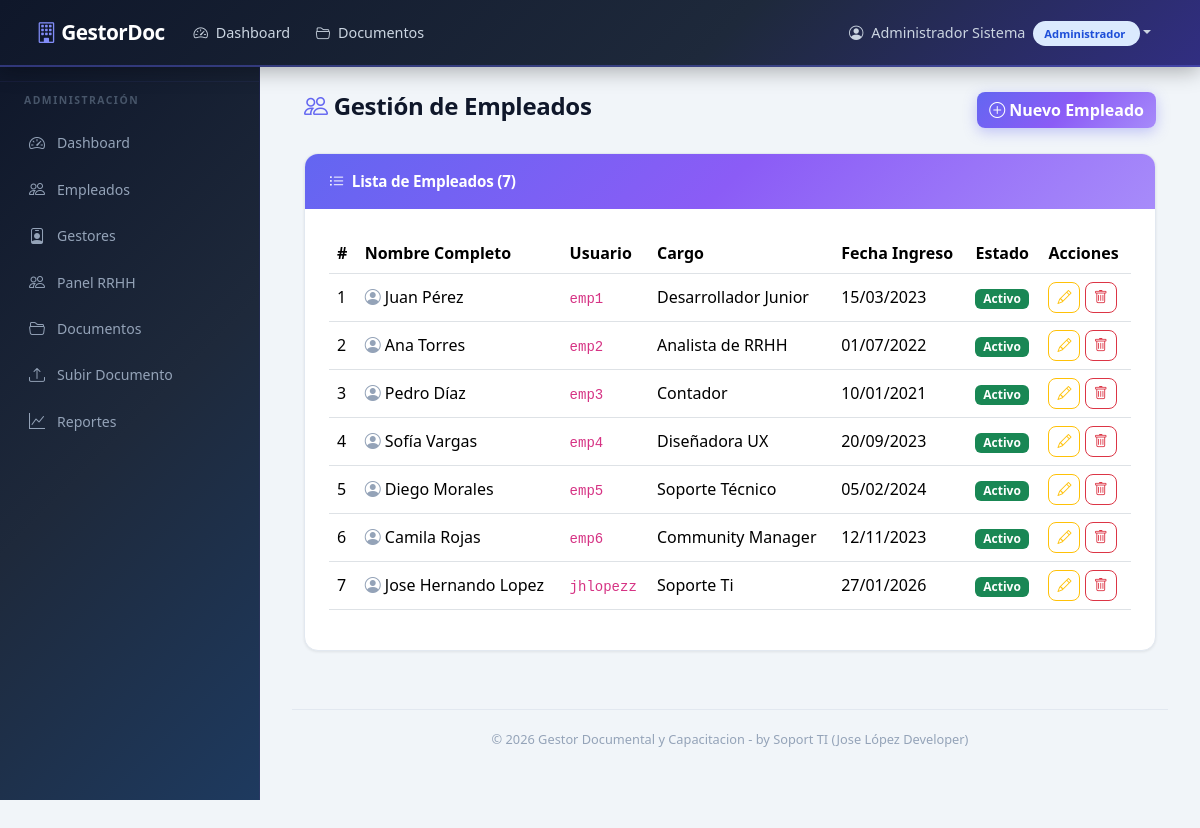
The page /admin/empleados (signed in) on the database its author committed.
### models.py (models this page shows, shortened)
class User(UserMixin, db.Model):
    __tablename__ = 'user'
    id = db.Column(db.Integer, primary_key=True)
    username = db.Column(db.String(80), unique=True, nullable=False)
    password_hash = db.Column(db.String(256), nullable=False)
    nombres = db.Column(db.String(120), nullable=False, default='')
    apellidos = db.Column(db.String(120), nullable=False, default='')
    role = db.Column(db.String(20), nullable=False, default='Empleado')
    activo = db.Column(db.Boolean, default=True)
    fecha_creacion = db.Column(db.DateTime, default=datetime.utcnow)
    gestor = db.relationship('Gestor', backref='user', uselist=False, lazy=True)
    empleado = db.relationship('Empleado', backref='user', uselist=False, lazy=True)
    @property
    def nombre_completo(self):
        return f'{self.nombres} {self.apellidos}'.strip()

class Empleado(db.Model):
    __tablename__ = 'empleado'
    id = db.Column(db.Integer, primary_key=True)
    user_id = db.Column(db.Integer, db.ForeignKey('user.id'), nullable=False)
    cargo = db.Column(db.String(100), nullable=False, default='Empleado')
    fecha_ingreso = db.Column(db.Date, nullable=False, default=datetime.utcnow)
    progreso_capacitaciones = db.relationship(
        'ProgresoCapacitacion', backref='empleado', lazy=True
    )

### routes/admin.py (the view)
@admin_bp.route('/admin/empleados')
@login_required
@admin_required
def listar_empleados():
    empleados = Empleado.query.all()
    return render_template('admin/empleados/listar.html', empleados=empleados)

### routes/admin.py (called while the page is built)
def admin_required(f):
    from functools import wraps
    @wraps(f)
    def decorated_function(*args, **kwargs):
        if current_user.role != 'Admin':
            flash('Acceso no autorizado. Solo administradores.', 'danger')
            return redirect(url_for('main.dashboard'))
        return f(*args, **kwargs)
    return decorated_function

### templates/admin/empleados/listar.html (shortened to what this page needs)
{% extends "base.html" %}
{% block content %}
<div class="container-fluid">
    <div class="d-flex justify-content-between align-items-center mb-4">
        <h4><i class="bi bi-people"></i> Gestión de Empleados</h4>
        <a href="{{ url_for('admin.crear_empleado') }}" class="btn btn-primary">
            <i class="bi bi-plus-circle"></i> Nuevo Empleado
        </a>
    </div>
    <div class="card-custom">
        <div class="card-header">
            <i class="bi bi-list-ul"></i> Lista de Empleados ({{ empleados|length }})
        </div>
        <div class="card-body">
            {% if empleados %}
            <div class="table-responsive">
                <table class="table table-hover align-middle">
                    <thead>
                        <tr>
                            <th>#</th>
                            <th>Nombre Completo</th>
                            <th>Usuario</th>
                            <th>Cargo</th>
                            <th>Fecha Ingreso</th>
                            <th>Estado</th>
                            <th>Acciones</th>
                        </tr>
                    </thead>
                    <tbody>
                        {% for emp in empleados %}
                        <tr>
                            <td>{{ loop.index }}</td>
                            <td>
                                <i class="bi bi-person-circle text-muted"></i>
                                {{ emp.user.nombre_completo }}
                            </td>
                            <td><code>{{ emp.user.username }}</code></td>
                            <td>{{ emp.cargo }}</td>
                            <td>{{ emp.fecha_ingreso.strftime('%d/%m/%Y') }}</td>
                            <td>
                                {% if emp.user.activo %}
                                <span class="badge bg-success">Activo</span>
                                {% else %}
                                <span class="badge bg-secondary">Inactivo</span>
                                {% endif %}
                            </td>
                            <td>
                                <a href="{{ url_for('admin.editar_empleado', empleado_id=emp.id) }}"
                                   class="btn btn-sm btn-outline-warning" title="Editar">
                                    <i class="bi bi-pencil"></i>
                                </a>
                                <form method="POST" action="{{ url_for('admin.eliminar_empleado', empleado_id=emp.id) }}"
                                      style="display:inline;"
                                      onsubmit="return confirm('¿Está seguro de eliminar al empleado {{ emp.user.nombre_completo }}?');">
                                    <button type="submit" class="btn btn-sm btn-outline-danger" title="Eliminar">
                                        <i class="bi bi-trash"></i>
                                    </button>
                                </form>
                            </td>
                        </tr>
                        {% endfor %}
                    </tbody>
                </table>
            </div>
            {% endif %}
        </div>
    </div>
</div>
{% endblock %}

### templates/base.html (shortened to what this page needs)
<!DOCTYPE html>
<html lang="es">
<head>
    <link href="https://cdn.jsdelivr.net/npm/bootstrap@5.3.3/dist/css/bootstrap.min.css" rel="stylesheet">
    <link href="https://cdn.jsdelivr.net/npm/bootstrap-icons@1.11.3/font/bootstrap-icons.min.css" rel="stylesheet">
    <link href="{{ url_for('static', filename='css/style.css') }}" rel="stylesheet">
</head>
<body>
    {% if current_user.is_authenticated %}
    <nav class="navbar navbar-expand-lg navbar-dark navbar-custom fixed-top">
        <div class="container-fluid">
            <a class="navbar-brand" href="{{ url_for('main.dashboard') }}">
                <i class="bi bi-building"></i> GestorDoc
            </a>
            <div class="collapse navbar-collapse" id="navbarNav">
                <ul class="navbar-nav me-auto">
                    <li class="nav-item">
                        <a class="nav-link" href="{{ url_for('main.dashboard') }}">
                            <i class="bi bi-speedometer2"></i> Dashboard
                        </a>
                    </li>
                    <li class="nav-item">
                        <a class="nav-link" href="{{ url_for('documentos.listar') }}">
                            <i class="bi bi-folder2-open"></i> Documentos
                        </a>
                    </li>
                </ul>
                <ul class="navbar-nav">
                    <li class="nav-item dropdown">
                        <a class="nav-link dropdown-toggle" href="#" role="button"
                           data-bs-toggle="dropdown">
                            <i class="bi bi-person-circle"></i>
                            {{ current_user.nombre_completo }}
                            <span class="badge-role"
                                  style="background:#dbeafe;color:#1d4ed8;margin-left:4px;">
                                {{ current_user.role | role_label }}
                            </span>
                        </a>
                    </li>
                </ul>
            </div>
        </div>
    </nav>
    <div class="sidebar">
        {% if current_user.role == 'Admin' %}
        <div class="sidebar-heading">Administración</div>
        <a href="{{ url_for('main.dashboard') }}" class="nav-link">
            <i class="bi bi-speedometer2"></i> Dashboard
        </a>
        <a href="{{ url_for('admin.listar_empleados') }}" class="nav-link">
            <i class="bi bi-people"></i> Empleados
        </a>
        <a href="{{ url_for('admin.listar_gestores') }}" class="nav-link">
            <i class="bi bi-person-badge"></i> Gestores
        </a>
        <a href="{{ url_for('rrhh.panel') }}" class="nav-link">
            <i class="bi bi-people"></i> Panel RRHH
        </a>
        <a href="{{ url_for('documentos.listar') }}" class="nav-link">
            <i class="bi bi-folder2-open"></i> Documentos
        </a>
        <a href="{{ url_for('documentos.subir') }}" class="nav-link">
            <i class="bi bi-upload"></i> Subir Documento
        </a>
        <a href="{{ url_for('rrhh.reporte') }}" class="nav-link">
            <i class="bi bi-graph-up"></i> Reportes
        </a>
        {% endif %}
    </div>
    {% endif %}
    {% if current_user.is_authenticated %}
    <div class="main-content">
    {% endif %}
        {% block content %}{% endblock %}
    {% if current_user.is_authenticated %}
        <div class="footer">
            © 2026 Gestor Documental y Capacitacion - by Soport TI (Jose López Developer)
        </div>
    </div>
    {% endif %}
</body>
</html>

### static/css/style.css (style rules this page uses)
:root { --primary: #6366f1; --primary-dark: #4f46e5; --primary-light: #818cf8; --secondary: #0ea5e9; --accent: #f43f5e; --success: #10b981; --success-dark: #059669; --warning: #f59e0b; --danger: #ef4444; --info: #06b6d4; --dark: #0f172a; --dark-2: #1e293b; --light: #f8fafc; --gray: #64748b; --gray-light: #94a3b8; --border: #e2e8f0; --sidebar-bg: #0f172a; --sidebar-hover: #1e293b; --gradient-1: linear-gradient(135deg, #6366f1 0%, #8b5cf6 50%, #a78bfa 100%); --gradient-2: linear-gradient(135deg, #0ea5e9 0%, #6366f1 100%); --gradient-3: linear-gradient(135deg, #f43f5e 0%, #fb923c 100%); --gradient-4: linear-gradient(135deg, #10b981 0%, #06b6d4 100%); --gradient-dark: linear-gradient(135deg, #0f172a 0%, #1e293b 50%, #1e3a5f 100%); --shadow-sm: 0 1px 3px rgba(0, 0, 0, 0.08); --shadow-md: 0 4px 14px rgba(0, 0, 0, 0.12); --shadow-lg: 0 10px 30px rgba(0, 0, 0, 0.18); --shadow-primary: 0 4px 14px rgba(99, 102, 241, 0.35); --radius: 14px; --radius-sm: 8px; }
* { margin: 0; padding: 0; box-sizing: border-box; }
body { font-family: 'Segoe UI', Tahoma, Geneva, Verdana, sans-serif; background-color: #f1f5f9; color: #334155; min-height: 100vh; }
.navbar-custom { background: linear-gradient(135deg, #0f172a 0%, #1e293b 60%, #312e81 100%); padding: 0.75rem 1.5rem; box-shadow: 0 4px 20px rgba(0, 0, 0, 0.3); border-bottom: 2px solid rgba(99, 102, 241, 0.4); }
.navbar-custom .navbar-brand { color: #fff; font-weight: 800; font-size: 1.3rem; letter-spacing: -0.5px; }
.navbar-custom .navbar-brand i { color: var(--primary-light); }
.navbar-custom .nav-link { color: #cbd5e1; transition: all 0.25s ease; font-size: 0.9rem; border-radius: var(--radius-sm); padding: 0.4rem 0.8rem !important; }
.navbar-custom .nav-link i { margin-right: 4px; }
.sidebar { width: 260px; background: var(--gradient-dark); border-right: 1px solid rgba(99, 102, 241, 0.15); height: calc(100vh - 60px); position: fixed; top: 60px; left: 0; overflow-y: auto; padding: 1rem 0; z-index: 100; }
.sidebar .nav-link { color: #94a3b8; padding: 0.7rem 1.5rem; display: flex; align-items: center; gap: 10px; font-size: 0.88rem; border-left: 3px solid transparent; transition: all 0.25s ease; }
.sidebar .nav-link i { width: 20px; text-align: center; font-size: 1rem; }
.sidebar-heading { padding: 0.7rem 1.5rem; font-size: 0.65rem; text-transform: uppercase; color: #475569; font-weight: 800; letter-spacing: 1.5px; border-top: 1px solid rgba(99, 102, 241, 0.08); margin-top: 0.3rem; }
.main-content { margin-left: 260px; padding: 2rem; margin-top: 60px; min-height: calc(100vh - 60px); display: flex; flex-direction: column; }
.card-custom { background: #fff; border-radius: var(--radius); box-shadow: var(--shadow-sm); border: 1px solid var(--border); overflow: hidden; }
.card-custom .card-header { background: var(--gradient-1); border-bottom: none; padding: 1rem 1.5rem; border-radius: 0; font-weight: 700; color: #fff; font-size: 0.95rem; letter-spacing: -0.2px; }
.card-custom .card-header i { margin-right: 4px; }
.card-custom .card-body { padding: 1.5rem; }
.badge-role { padding: 0.3rem 0.7rem; border-radius: 20px; font-size: 0.7rem; font-weight: 700; }
.btn { border-radius: var(--radius-sm); font-weight: 600; transition: all 0.25s ease; }
.btn-primary { background: var(--gradient-1); border: none; box-shadow: var(--shadow-primary); }
.footer { text-align: center; padding: 1.2rem; color: var(--gray-light); font-size: 0.8rem; border-top: 1px solid var(--border); margin-top: auto; }
h4 { font-weight: 800; color: var(--dark); letter-spacing: -0.3px; }
h4 i { color: var(--primary); }
.text-muted { color: var(--gray-light) !important; }

### rows shown on the page
User: nombre_completo "Administrador Sistema", role|role_label "Administrador"
Empleado: user.nombre_completo "Juan Pérez", user.username "emp1", cargo "Desarrollador Junior", fecha_ingreso "15/03/2023"
Empleado: user.nombre_completo "Ana Torres", user.username "emp2", cargo "Analista de RRHH", fecha_ingreso "01/07/2022"
Empleado: user.nombre_completo "Pedro Díaz", user.username "emp3", cargo "Contador", fecha_ingreso "10/01/2021"
Empleado: user.nombre_completo "Sofía Vargas", user.username "emp4", cargo "Diseñadora UX", fecha_ingreso "20/09/2023"
Empleado: user.nombre_completo "Diego Morales", user.username "emp5", cargo "Soporte Técnico", fecha_ingreso "05/02/2024"
Empleado: user.nombre_completo "Camila Rojas", user.username "emp6", cargo "Community Manager", fecha_ingreso "12/11/2023"
Empleado: user.nombre_completo "Jose Hernando Lopez", user.username "jhlopezz", cargo "Soporte Ti", fecha_ingreso "27/01/2026"

### other values the page prints
{{ empleados|length }} "7"
